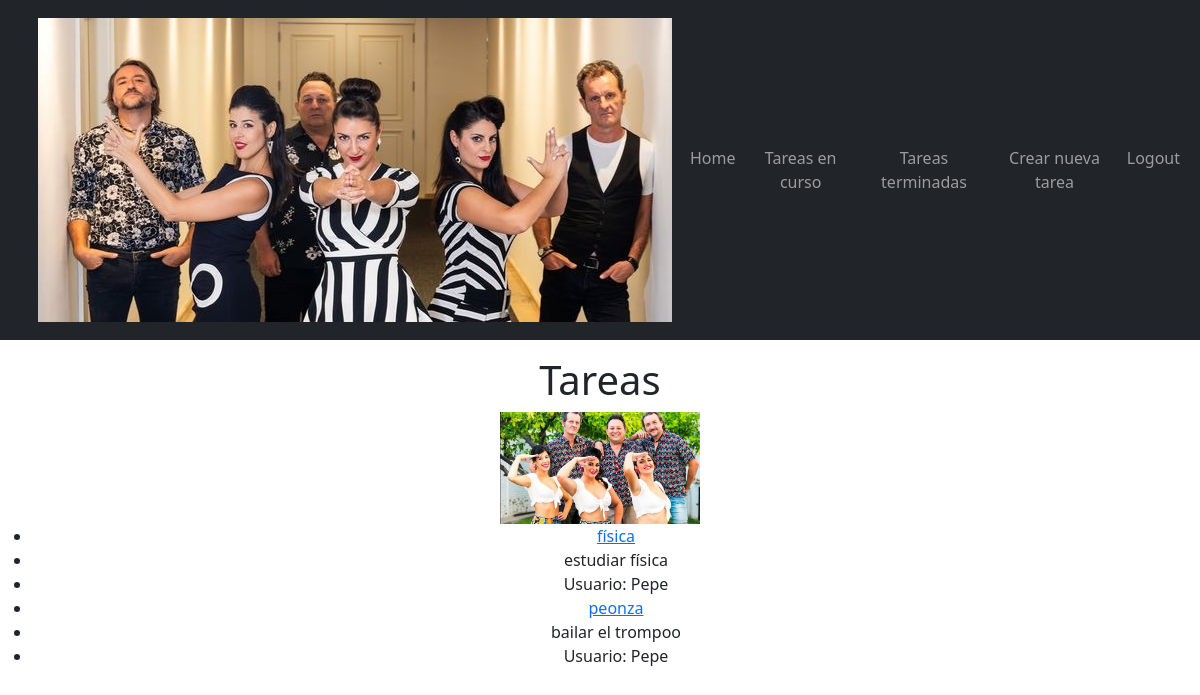
Screenshot of /tasks/finished (signed in) with the database file from the repository.
### task/models.py (models this page shows, shortened)
class Tarea(models.Model):
    title = models.CharField(max_length=100)
    description = models.TextField(blank=True)
    created = models.DateTimeField(auto_now_add=True)
    datecompleted = models.DateTimeField(null=True, blank=True)
    important = models.BooleanField(default=False)
    user = models.ForeignKey(User, on_delete=models.CASCADE)

### task/views.py (the view)
# urls.py: path('tasks/finished', views.task_finished, name="tasks_finished"),
@login_required
def task_finished(request):
    tarea = Tarea.objects.filter(user=request.user, datecompleted__isnull=False)
    return render(request, "tasks.html", {
        'tareas': tarea
    })

### task/templates/tasks.html (shortened to what this page needs)
<head>
</head>
<body>
    {% extends "base.html" %}
    {% load static %}
    {% block content %}
    <h1> Tareas </h1>
    <img src='{% static "verano_1.png" %}' width="200">
    <ul>
        {% for t in tareas %}
            <li>
                <a href="{% url 'tarea_detail' t.id %}">
                     {{t.title}}
                </a>
            </li>
            <li><a> {{t.description}} </a></li>
            <li><a> Usuario:  {{t.user}} </a></li>
            {% endfor %}
    </ul>
    {% endblock %}

### rows the page displays
Tarea: title "física", description "estudiar física", user "Pepe"
Tarea: title "peonza", description "bailar el trompoo", user "Pepe"
